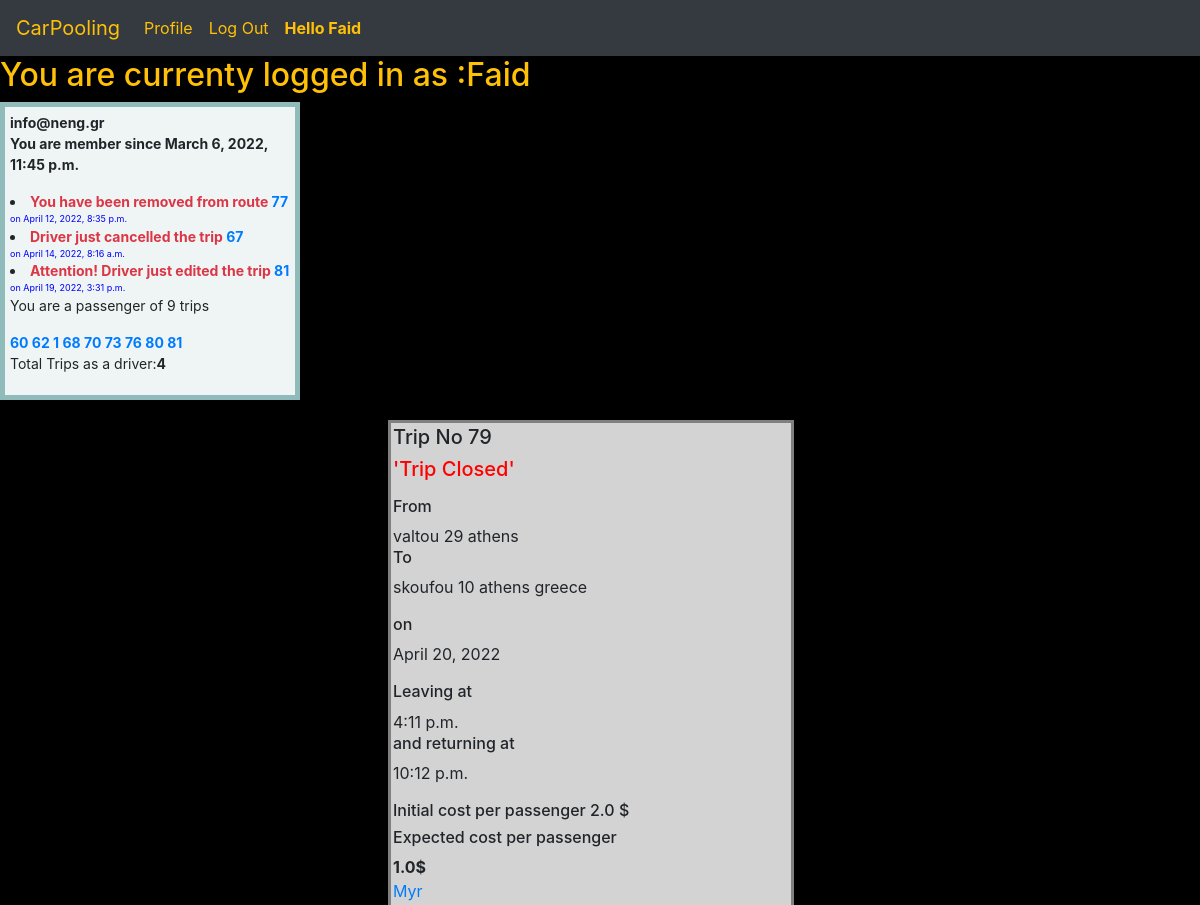
Page /profile/2 (signed in, upper part) on the earlier database version.
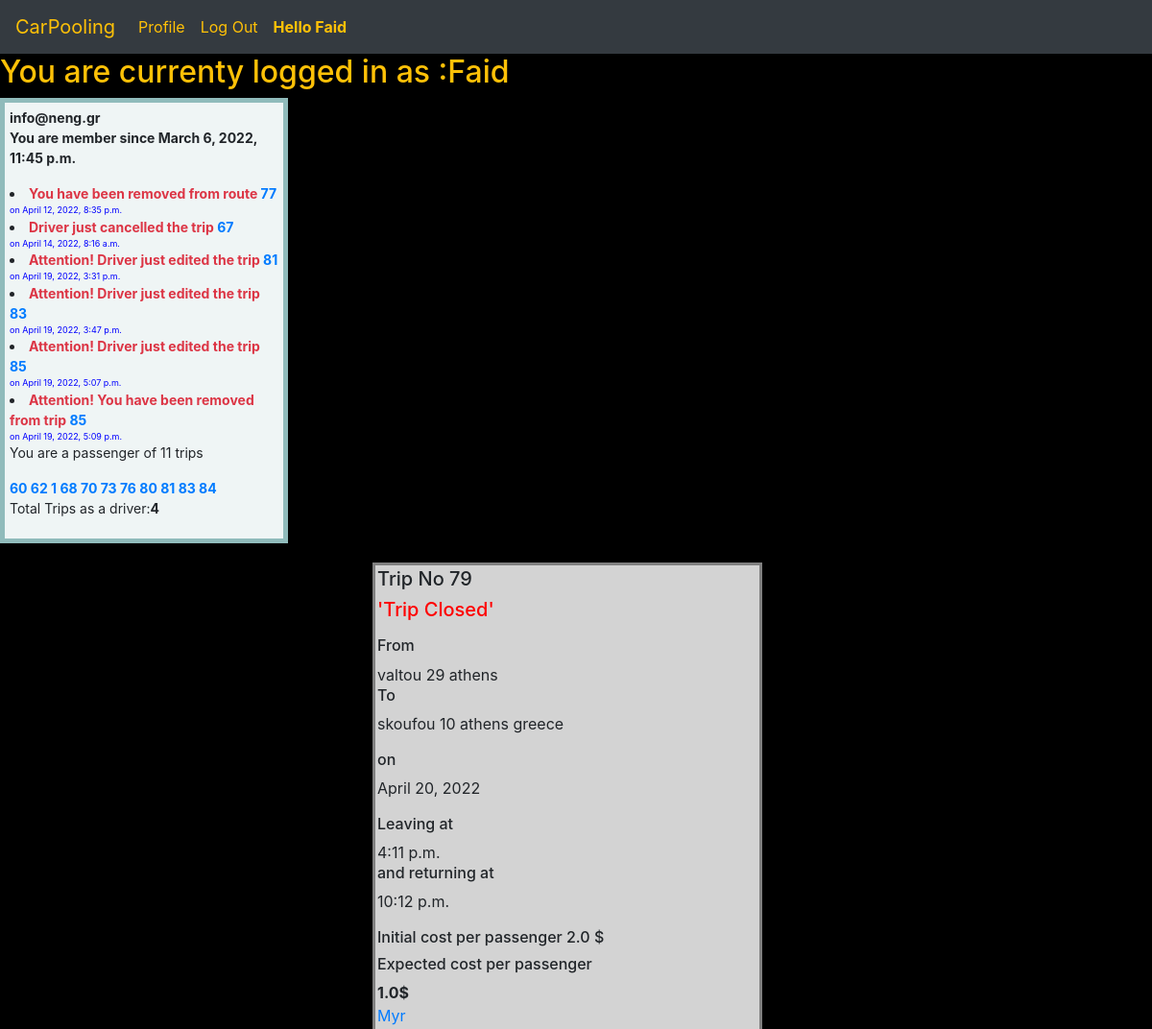
Same page on the later database version.
### Capstone/models.py (models this page shows, shortened)
class User(AbstractUser):
    email=models.EmailField(max_length=254)
    date_joined = models.DateTimeField(default=timezone.now)
    name = models.CharField(max_length=64, default='xxxx')
    surname = models.CharField(max_length=64, default='xxxx')
    def __str__(self):
        return f"{self.username}"

class Message(models.Model):
    content = models.CharField(max_length=150, blank='True')
    recipient = models.ManyToManyField(User, related_name='messages')
    created_date=models.DateTimeField(default=now, editable=False)
    route_id= models.IntegerField()
    objects = MessageManager()

class Route(models.Model):
    departure = models.CharField(max_length=64)
    destination = models.CharField(max_length=64)
    date_orig=models.DateTimeField("date orig", default=date.today())
    time_orig=models.TimeField("time orig",default=timezone.now())
    time_dep=models.TimeField("time dep",default=timezone.now())
    no_pass = models.IntegerField()
    cost=models.FloatField()
    thedriver=models.ForeignKey(User, on_delete=models.CASCADE, null="FALSE", blank="FALSE")
    map_pic = models.CharField(max_length=256,null=True)
    created_date = models.DateTimeField(default=now, editable=False)
    thepassenger = models.ManyToManyField(User, blank="TRUE", related_name="thepassengers")
    fin_set = models.BooleanField(default=False) # if the driver wants to manually close the trip
    keynum = models.CharField(max_length=12, default = random_string)
    def fin(self):
        if self.date_orig.timestamp() < datetime.today().timestamp() :
            return True
        elif self.date_orig.timestamp() == datetime.today().timestamp() and self.time_orig < datetime.now().time():
            return True
        elif self.no_pass == self.thepassenger.count():
            return True
        else:
            return False
    objects = RouteManager()
    marker=object()
    def costpp(self, est_cost=marker):
        while self.thepassenger.all().count()<=self.no_pass:
            if self.thepassenger.all().count()==0:
                est_cost=self.cost
            else:
                est_cost=self.cost/self.thepassenger.all().count()
            return est_cost
        else:
            est_cost=self.cost/self.no_pass
        return est_cost

class Qrcode(models.Model):
    code = models.CharField(max_length=12, default = random_string)
    passenger = models.ForeignKey(User, on_delete=models.CASCADE, null="TRUE", blank="TRUE", related_name='code')
    trip = models.ManyToManyField(Route, related_name='qrcodes')

### Capstone/views.py (the view, shortened to what this page needs)
# urls.py: path("profile/<int:user_id>", views.profile, name="profile"),
@login_required
def profile(request, user_id):
    current_user = request.user
    targ_user = User.objects.get(id=user_id)
    user_routes = Route.objects.filter(thedriver_id=user_id).order_by('-created_date')
    page = paging(request, user_routes)
    user_routes_count = user_routes.count()
    user_messages = current_user.messages.all()
    for r in user_routes:
        mycode = r.qrcodes.all()
        for t in mycode:
            passen = t.passenger
            print(passen)
    user_passenger_list = current_user.thepassengers.all()
    user_passenger_count = user_passenger_list.count()
    comments = Comment.objects.order_by('-created_date')
    if request.method == "POST" and "load_route" in request.POST:
        route_to_load_id = request.POST.get("route_to_load_id")
        route_to_load = Route.objects.get(pk=route_to_load_id)
        edit_route(request, route_to_load_id)
        return render(request, "Capstone/edit_route.html", {"route_to_load": route_to_load})
    if request.method == "POST" and "finalise_trip" in request.POST:
        route_to_load_id = request.POST.get("route_to_load_id")
        route_to_load = Route.objects.get(pk=route_to_load_id)
        route_to_load.fin_set=True
        message_cl="Passenger list completed"
        route_to_load.save()
        return render(request, "Capstone/profile.html", {"targ_user": targ_user, "count": page.count, "page": page,
                                                         'user_routes_count': user_routes_count,'message_cl':message_cl
                                                         ,'user_passenger_list':user_passenger_list, 'user_passenger_count':user_passenger_count})
    else:
        return render(request, "Capstone/profile.html", {"targ_user": targ_user, "count": page.count, "page": page,
                                                         'user_routes_count': user_routes_count,
                      'user_passenger_list':user_passenger_list, 'user_passenger_count':user_passenger_count, 'user_messages':user_messages})

### Capstone/models.py (called while the page is built)
    def __str__(self):
        return f"{self.comm_txt}"

    def get_queryset(self):
        return super().get_queryset().filter(created_date__gte=timezone.now()-timezone.timedelta(days = 7))#custom queryset to hide older than 7 days messages

### Capstone/views.py (called while the page is built)
def paging(request, the_posts):
    post_paginator = Paginator(the_posts, 10)
    page_num = request.GET.get("page")
    return post_paginator.get_page(page_num)

### Capstone/templates/Capstone/profile.html (shortened to what this page needs)
{% extends "Capstone/layout.html" %}
{% load static %}
{% block body %}
{% load qr_code %}
{% ifequal request.user targ_user %}
 <h2 class="text-warning">You are currenty logged in as :{{user.username}}</h2>
<div class= "prof"><strong> {{user.email}}</strong>
    <p><strong> You are member since {{user.date_joined}}</strong></p>
    {% for message in user_messages %}
    <li><strong class="text-danger" >{{ message.content }} <a href="{% url 'webload_route' message.route_id %}" >
        {{message.route_id}} </a></strong> <div style="color:blue; font-size:9px;">on {{message.created_date}}</div> </li>
    {% endfor %}
    <p> You are a passenger of {{user_passenger_count}}  trips</p>{% for route in user_passenger_list %}
            <strong> <a href="{% url 'webload_route' route.id %}" > {{route.id}} </a></strong>
{% endfor %}
<p>Total Trips as a driver:<strong>{{user_routes_count}}</strong></p>
    {% endifequal %}
</div>
{% for user_route in  page.object_list %}
<section>
<ul>
<div class="post"><h5>Trip No {{user_route.pk}} </h5>{% if user_route.fin or user_route.fin_set  %}  <h5 style='color:red;'> 'Trip Closed'</h5>{% endif %}
    <p> <h6>From</h6> {{user_route.departure}} <h6>To</h6> {{user_route.destination}} </p>
    <p> <h6>on</h6> {{user_route.date_orig.date}}</p>
    <p> <h6>Leaving at</h6>  {{user_route.time_orig}} <h6>and returning at</h6> {{user_route.time_dep}}</p>
        <p hidden id="cost_{{route.id}}"><h6>Initial cost per passenger {{user_route.cost}} $</h6>
    <h6> Expected cost per passenger </h6><strong id="costpp_{{route.id}}">{{user_route.costpp}}$</strong>
    {% if user_route.fin or user_route.fin_set  %}
                {% for qr in user_route.qrcodes.all %}
                    {% if qr.passenger in user_route.thepassenger.all  %}
              <p>  {% qr_from_text qr.code size="2" image_format="png" error_correction="L" %}   <a href="{% url 'profile' qr.passenger.id %}" >  {{ qr.passenger.username }}</a></p>
                {% endif %}
                {% endfor %}
    {% endif %}
</section>
{% endfor %}
{% endblock %}

### Capstone/templates/Capstone/layout.html (shortened to what this page needs)
{% load static %}
<!DOCTYPE html>
<html lang="en">
    <head>
        <link rel="stylesheet" href="https://stackpath.bootstrapcdn.com/bootstrap/4.4.1/css/bootstrap.min.css">
        <link href="{% static 'Capstone/styles.css' %}" rel="stylesheet">
    </head>
    <body>
        <nav class="navbar navbar-expand-lg navbar-light bg-dark sticky-top">
            <a class="navbar-brand text-warning" href="{% url 'index' %}">CarPooling</a>
            <div>
              <ul class="navbar-nav mr-auto ">
                {% if user.is_authenticated %}
                    <li class="nav-item">
                        <a class="nav-link text-warning" href="{% url 'profile' user.id %}">Profile</a>
                    </li>
                    <li class="nav-item">
                        <a class="nav-link text-warning" href="{% url 'logout' %}">Log Out</a>
                    </li>
                    <li class="nav-item">
                        <b class="nav-link text-warning" >Hello {{user}}</b>
                    </li>
                {% endif %}
              </ul>
            </div>
          </nav>
        <div class="body">
            {% block body %}
            {% endblock %}
        </div>
    </body>
</html>

### Capstone/static/Capstone/styles.css (style rules this page uses)
.post { border: 3px solid grey; background-color: lightgrey; font-size: 16px; min-height: 100px; width: 35%; padding: 2px; margin-bottom:20px; position: relative; left: 30%; }
.prof { border: 5px solid #90bbbb; background-color: #eff5f5; font-size: 14px; min-height: 10px; width: 25%; padding: 5px; margin-bottom:20px; position: relative; overflow: visible; left: 0%; }

### Capstone/templates/Capstone/layout.html (style rules this page uses)
body { background: black !important; }

Differences in the rows shown:
added Message: content "Attention! Driver just edited the trip", route_id "83", created_date "April 19, 2022, 3:47 p.m."
added Message: content "Attention! Driver just edited the trip", route_id "85", created_date "April 19, 2022, 5:07 p.m."
added Message: content "Attention! You have been removed from trip", route_id "85", created_date "April 19, 2022, 5:09 p.m."
added Route: id "83"
added Route: id "84"
Other differences:
{{ user_passenger_count }}: "9" → "11"
